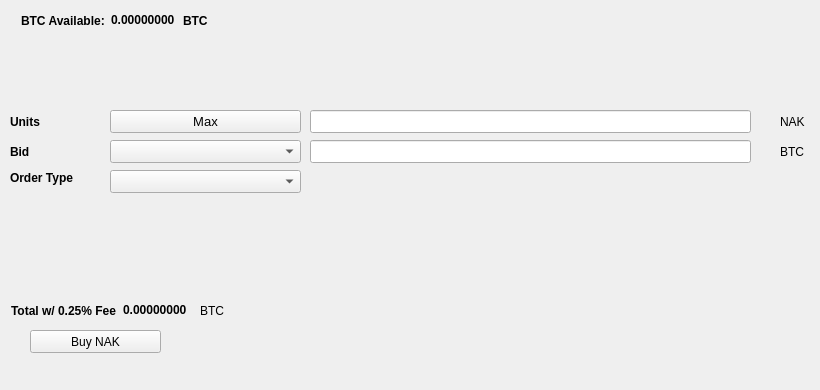
   <widget class="QWidget" name="BuyTab">
    <attribute name="title">
     <string>Buy</string>
    </attribute>
    <widget class="QPushButton" name="BuyNAK">
     <property name="geometry">
      <rect>
       <x>30</x>
       <y>330</y>
       <width>131</width>
       <height>23</height>
      </rect>
     </property>
     <property name="text">
      <string>Buy NAK</string>
     </property>
     <property name="icon">
      <iconset resource="../nakas.qrc">
       <normaloff>:/icons/bitcoin</normaloff>:/icons/bitcoin</iconset>
     </property>
    </widget>
    <widget class="QLabel" name="label_3">
     <property name="geometry">
      <rect>
       <x>10</x>
       <y>110</y>
       <width>46</width>
       <height>23</height>
      </rect>
     </property>
     <property name="font">
      <font>
       <weight>75</weight>
       <bold>true</bold>
      </font>
     </property>
     <property name="text">
      <string>Units</string>
     </property>
    </widget>
    <widget class="QLineEdit" name="UnitsInput">
     <property name="geometry">
      <rect>
       <x>310</x>
       <y>110</y>
       <width>441</width>
       <height>23</height>
      </rect>
     </property>
     <property name="font">
      <font>
       <pointsize>9</pointsize>
       <weight>75</weight>
       <bold>true</bold>
      </font>
     </property>
    </widget>
    <widget class="QLineEdit" name="BuyBidPriceEdit">
     <property name="geometry">
      <rect>
       <x>310</x>
       <y>140</y>
       <width>441</width>
       <height>23</height>
      </rect>
     </property>
     <property name="font">
      <font>
       <pointsize>9</pointsize>
       <weight>75</weight>
       <bold>true</bold>
      </font>
     </property>
    </widget>
    <widget class="QLabel" name="label_4">
     <property name="geometry">
      <rect>
       <x>780</x>
       <y>110</y>
       <width>31</width>
       <height>23</height>
      </rect>
     </property>
     <property name="text">
      <string>NAK</string>
     </property>
    </widget>
    <widget class="QLabel" name="label_5">
     <property name="geometry">
      <rect>
       <x>780</x>
       <y>140</y>
       <width>31</width>
       <height>23</height>
      </rect>
     </property>
     <property name="text">
      <string>BTC</string>
     </property>
    </widget>
    <widget class="QLabel" name="label_6">
     <property name="geometry">
      <rect>
       <x>10</x>
       <y>140</y>
       <width>46</width>
       <height>23</height>
      </rect>
     </property>
     <property name="font">
      <font>
       <weight>75</weight>
       <bold>true</bold>
      </font>
     </property>
     <property name="text">
      <string>Bid</string>
     </property>
    </widget>
    <widget class="QLabel" name="label_7">
     <property name="geometry">
      <rect>
       <x>10</x>
       <y>170</y>
       <width>91</width>
       <height>16</height>
      </rect>
     </property>
     <property name="font">
      <font>
       <weight>75</weight>
       <bold>true</bold>
      </font>
     </property>
     <property name="text">
      <string>Order Type</string>
     </property>
    </widget>
    <widget class="QPushButton" name="Buy_Max_Amount">
     <property name="geometry">
      <rect>
       <x>110</x>
       <y>110</y>
       <width>191</width>
       <height>23</height>
      </rect>
     </property>
     <property name="font">
      <font>
       <pointsize>10</pointsize>
      </font>
     </property>
     <property name="text">
      <string>Max</string>
     </property>
    </widget>
    <widget class="QComboBox" name="BuyBidcomboBox">
     <property name="geometry">
      <rect>
       <x>110</x>
       <y>140</y>
       <width>191</width>
       <height>23</height>
      </rect>
     </property>
     <property name="font">
      <font>
       <pointsize>10</pointsize>
      </font>
     </property>
    </widget>
    <widget class="QComboBox" name="buyOrdertypeCombo">
     <property name="geometry">
      <rect>
       <x>110</x>
       <y>170</y>
       <width>191</width>
       <height>23</height>
      </rect>
     </property>
     <property name="font">
      <font>
       <pointsize>10</pointsize>
      </font>
     </property>
    </widget>
    <widget class="QWidget" name="layoutWidget1">
     <property name="geometry">
      <rect>
       <x>21</x>
       <y>11</y>
       <width>227</width>
       <height>19</height>
      </rect>
     </property>
     <layout class="QHBoxLayout" name="horizontalLayout_3">
      <item>
       <widget class="QLabel" name="label232">
        <property name="font">
         <font>
          <weight>75</weight>
          <bold>true</bold>
         </font>
        </property>
        <property name="text">
         <string>BTC Available:</string>
        </property>
       </widget>
      </item>
      <item>
       <widget class="QLabel" name="BtcAvailableLbl">
        <property name="palette">
         <palette>
          <active>
           <colorrole role="WindowText">
            <brush brushstyle="SolidPattern">
             <color alpha="255">
              <red>0</red>
              <green>0</green>
              <blue>0</blue>
             </color>
            </brush>
           </colorrole>
           <colorrole role="Button">
            <brush brushstyle="SolidPattern">
             <color alpha="255">
              <red>0</red>
              <green>170</green>
              <blue>0</blue>
             </color>
            </brush>
           </colorrole>
           <colorrole role="Light">
            <brush brushstyle="SolidPattern">
             <color alpha="255">
              <red>0</red>
              <green>255</green>
              <blue>0</blue>
             </color>
            </brush>
           </colorrole>
           <colorrole role="Midlight">
            <brush brushstyle="SolidPattern">
             <color alpha="255">
              <red>0</red>
              <green>212</green>
              <blue>0</blue>
             </color>
            </brush>
           </colorrole>
           <colorrole role="Dark">
            <brush brushstyle="SolidPattern">
             <color alpha="255">
              <red>0</red>
              <green>85</green>
              <blue>0</blue>
             </color>
            </brush>
           </colorrole>
           <colorrole role="Mid">
            <brush brushstyle="SolidPattern">
             <color alpha="255">
              <red>0</red>
              <green>113</green>
              <blue>0</blue>
             </color>
            </brush>
           </colorrole>
           <colorrole role="Text">
            <brush brushstyle="SolidPattern">
             <color alpha="255">
              <red>0</red>
              <green>170</green>
              <blue>0</blue>
             </color>
            </brush>
           </colorrole>
           <colorrole role="BrightText">
            <brush brushstyle="SolidPattern">
             <color alpha="255">
              <red>255</red>
              <green>255</green>
              <blue>255</blue>
             </color>
            </brush>
           </colorrole>
           <colorrole role="ButtonText">
            <brush brushstyle="SolidPattern">
             <color alpha="255">
              <red>0</red>
              <green>0</green>
              <blue>0</blue>
             </color>
            </brush>
           </colorrole>
           <colorrole role="Base">
            <brush brushstyle="SolidPattern">
             <color alpha="255">
              <red>255</red>
              <green>255</green>
              <blue>255</blue>
             </color>
            </brush>
           </colorrole>
           <colorrole role="Window">
            <brush brushstyle="SolidPattern">
             <color alpha="255">
              <red>0</red>
              <green>170</green>
              <blue>0</blue>
             </color>
            </brush>
           </colorrole>
           <colorrole role="Shadow">
            <brush brushstyle="SolidPattern">
             <color alpha="255">
              <red>0</red>
              <green>0</green>
              <blue>0</blue>
             </color>
            </brush>
           </colorrole>
           <colorrole role="AlternateBase">
            <brush brushstyle="SolidPattern">
             <color alpha="255">
              <red>127</red>
              <green>212</green>
              <blue>127</blue>
             </color>
            </brush>
           </colorrole>
           <colorrole role="ToolTipBase">
            <brush brushstyle="SolidPattern">
             <color alpha="255">
              <red>255</red>
              <green>255</green>
              <blue>220</blue>
             </color>
            </brush>
           </colorrole>
           <colorrole role="ToolTipText">
            <brush brushstyle="SolidPattern">
             <color alpha="255">
              <red>0</red>
              <green>0</green>
              <blue>0</blue>
             </color>
            </brush>
           </colorrole>
          </active>
          <inactive>
           <colorrole role="WindowText">
            <brush brushstyle="SolidPattern">
             <color alpha="255">
              <red>0</red>
              <green>0</green>
              <blue>0</blue>
             </color>
            </brush>
           </colorrole>
           <colorrole role="Button">
            <brush brushstyle="SolidPattern">
             <color alpha="255">
              <red>0</red>
              <green>170</green>
              <blue>0</blue>
             </color>
            </brush>
           </colorrole>
           <colorrole role="Light">
            <brush brushstyle="SolidPattern">
             <color alpha="255">
              <red>0</red>
              <green>255</green>
              <blue>0</blue>
             </color>
            </brush>
           </colorrole>
           <colorrole role="Midlight">
            <brush brushstyle="SolidPattern">
             <color alpha="255">
              <red>0</red>
              <green>212</green>
              <blue>0</blue>
             </color>
            </brush>
           </colorrole>
           <colorrole role="Dark">
            <brush brushstyle="SolidPattern">
             <color alpha="255">
              <red>0</red>
              <green>85</green>
              <blue>0</blue>
             </color>
            </brush>
           </colorrole>
           <colorrole role="Mid">
            <brush brushstyle="SolidPattern">
             <color alpha="255">
              <red>0</red>
              <green>113</green>
              <blue>0</blue>
             </color>
            </brush>
           </colorrole>
           <colorrole role="Text">
            <brush brushstyle="SolidPattern">
             <color alpha="255">
              <red>0</red>
              <green>170</green>
              <blue>0</blue>
             </color>
            </brush>
           </colorrole>
           <colorrole role="BrightText">
            <brush brushstyle="SolidPattern">
             <color alpha="255">
              <red>255</red>
              <green>255</green>
              <blue>255</blue>
             </color>
            </brush>
           </colorrole>
           <colorrole role="ButtonText">
            <brush brushstyle="SolidPattern">
             <color alpha="255">
              <red>0</red>
              <green>0</green>
              <blue>0</blue>
             </color>
            </brush>
           </colorrole>
           <colorrole role="Base">
            <brush brushstyle="SolidPattern">
             <color alpha="255">
              <red>255</red>
              <green>255</green>
              <blue>255</blue>
             </color>
            </brush>
           </colorrole>
           <colorrole role="Window">
            <brush brushstyle="SolidPattern">
             <color alpha="255">
              <red>0</red>
              <green>170</green>
              <blue>0</blue>
             </color>
            </brush>
           </colorrole>
           <colorrole role="Shadow">
            <brush brushstyle="SolidPattern">
             <color alpha="255">
              <red>0</red>
              <green>0</green>
              <blue>0</blue>
             </color>
            </brush>
           </colorrole>
           <colorrole role="AlternateBase">
            <brush brushstyle="SolidPattern">
             <color alpha="255">
              <red>127</red>
              <green>212</green>
              <blue>127</blue>
             </color>
            </brush>
           </colorrole>
           <colorrole role="ToolTipBase">
            <brush brushstyle="SolidPattern">
             <color alpha="255">
              <red>255</red>
              <green>255</green>
              <blue>220</blue>
             </color>
            </brush>
           </colorrole>
           <colorrole role="ToolTipText">
            <brush brushstyle="SolidPattern">
             <color alpha="255">
              <red>0</red>
              <green>0</green>
              <blue>0</blue>
             </color>
            </brush>
           </colorrole>
          </inactive>
          <disabled>
           <colorrole role="WindowText">
            <brush brushstyle="SolidPattern">
             <color alpha="255">
              <red>0</red>
              <green>85</green>
              <blue>0</blue>
             </color>
            </brush>
           </colorrole>
           <colorrole role="Button">
            <brush brushstyle="SolidPattern">
             <color alpha="255">
              <red>0</red>
              <green>170</green>
              <blue>0</blue>
             </color>
            </brush>
           </colorrole>
           <colorrole role="Light">
            <brush brushstyle="SolidPattern">
             <color alpha="255">
              <red>0</red>
              <green>255</green>
              <blue>0</blue>
             </color>
            </brush>
           </colorrole>
           <colorrole role="Midlight">
            <brush brushstyle="SolidPattern">
             <color alpha="255">
              <red>0</red>
              <green>212</green>
              <blue>0</blue>
             </color>
            </brush>
           </colorrole>
           <colorrole role="Dark">
            <brush brushstyle="SolidPattern">
             <color alpha="255">
              <red>0</red>
              <green>85</green>
              <blue>0</blue>
             </color>
            </brush>
           </colorrole>
           <colorrole role="Mid">
            <brush brushstyle="SolidPattern">
             <color alpha="255">
              <red>0</red>
              <green>113</green>
              <blue>0</blue>
             </color>
            </brush>
           </colorrole>
           <colorrole role="Text">
            <brush brushstyle="SolidPattern">
             <color alpha="255">
              <red>0</red>
              <green>85</green>
              <blue>0</blue>
             </color>
            </brush>
           </colorrole>
           <colorrole role="BrightText">
            <brush brushstyle="SolidPattern">
             <color alpha="255">
              <red>255</red>
              <green>255</green>
              <blue>255</blue>
             </color>
            </brush>
           </colorrole>
           <colorrole role="ButtonText">
            <brush brushstyle="SolidPattern">
             <color alpha="255">
              <red>0</red>
              <green>85</green>
              <blue>0</blue>
             </color>
            </brush>
           </colorrole>
           <colorrole role="Base">
            <brush brushstyle="SolidPattern">
             <color alpha="255">
              <red>0</red>
              <green>170</green>
              <blue>0</blue>
             </color>
            </brush>
           </colorrole>
           <colorrole role="Window">
            <brush brushstyle="SolidPattern">
             <color alpha="255">
              <red>0</red>
              <green>170</green>
              <blue>0</blue>
             </color>
            </brush>
           </colorrole>
           <colorrole role="Shadow">
            <brush brushstyle="SolidPattern">
             <color alpha="255">
              <red>0</red>
              <green>0</green>
              <blue>0</blue>
             </color>
            </brush>
           </colorrole>
           <colorrole role="AlternateBase">
            <brush brushstyle="SolidPattern">
             <color alpha="255">
              <red>0</red>
              <green>170</green>
              <blue>0</blue>
             </color>
            </brush>
           </colorrole>
           <colorrole role="ToolTipBase">
            <brush brushstyle="SolidPattern">
             <color alpha="255">
              <red>255</red>
              <green>255</green>
              <blue>220</blue>
             </color>
            </brush>
           </colorrole>
           <colorrole role="ToolTipText">
            <brush brushstyle="SolidPattern">
             <color alpha="255">
              <red>0</red>
              <green>0</green>
              <blue>0</blue>
             </color>
            </brush>
           </colorrole>
          </disabled>
         </palette>
        </property>
        <property name="font">
         <font>
          <weight>75</weight>
          <bold>true</bold>
         </font>
        </property>
        <property name="text">
         <string>0.00000000</string>
        </property>
        <property name="textInteractionFlags">
         <set>Qt::LinksAccessibleByMouse|Qt::TextSelectableByKeyboard|Qt::TextSelectableByMouse</set>
        </property>
       </widget>
      </item>
      <item>
       <widget class="QLabel" name="BtcAvailableLbl_2">
        <property name="font">
         <font>
          <weight>75</weight>
          <bold>true</bold>
         </font>
        </property>
        <property name="text">
         <string>BTC</string>
        </property>
       </widget>
      </item>
     </layout>
    </widget>
    <widget class="QWidget" name="layoutWidge2">
     <property name="geometry">
      <rect>
       <x>11</x>
       <y>301</y>
       <width>259</width>
       <height>19</height>
      </rect>
     </property>
     <layout class="QHBoxLayout" name="horizontalLayout_4">
      <item>
       <widget class="QLabel" name="label_9">
        <property name="font">
         <font>
          <weight>75</weight>
          <bold>true</bold>
         </font>
        </property>
        <property name="text">
         <string>Total w/ 0.25% Fee</string>
        </property>
       </widget>
      </item>
      <item>
       <widget class="QLabel" name="BuyCostLabel">
        <property name="palette">
         <palette>
          <active>
           <colorrole role="WindowText">
            <brush brushstyle="SolidPattern">
             <color alpha="255">
              <red>0</red>
              <green>0</green>
              <blue>0</blue>
             </color>
            </brush>
           </colorrole>
           <colorrole role="Button">
            <brush brushstyle="SolidPattern">
             <color alpha="255">
              <red>0</red>
              <green>170</green>
              <blue>0</blue>
             </color>
            </brush>
           </colorrole>
           <colorrole role="Light">
            <brush brushstyle="SolidPattern">
             <color alpha="255">
              <red>0</red>
              <green>255</green>
              <blue>0</blue>
             </color>
            </brush>
           </colorrole>
           <colorrole role="Midlight">
            <brush brushstyle="SolidPattern">
             <color alpha="255">
              <red>0</red>
              <green>212</green>
              <blue>0</blue>
             </color>
            </brush>
           </colorrole>
           <colorrole role="Dark">
            <brush brushstyle="SolidPattern">
             <color alpha="255">
              <red>0</red>
              <green>85</green>
              <blue>0</blue>
             </color>
            </brush>
           </colorrole>
           <colorrole role="Mid">
            <brush brushstyle="SolidPattern">
             <color alpha="255">
              <red>0</red>
              <green>113</green>
              <blue>0</blue>
             </color>
            </brush>
           </colorrole>
           <colorrole role="Text">
            <brush brushstyle="SolidPattern">
             <color alpha="255">
              <red>0</red>
              <green>170</green>
              <blue>0</blue>
             </color>
            </brush>
           </colorrole>
           <colorrole role="BrightText">
            <brush brushstyle="SolidPattern">
             <color alpha="255">
              <red>255</red>
              <green>255</green>
              <blue>255</blue>
             </color>
            </brush>
           </colorrole>
           <colorrole role="ButtonText">
            <brush brushstyle="SolidPattern">
             <color alpha="255">
              <red>0</red>
              <green>0</green>
              <blue>0</blue>
             </color>
            </brush>
           </colorrole>
           <colorrole role="Base">
            <brush brushstyle="SolidPattern">
             <color alpha="255">
              <red>255</red>
              <green>255</green>
              <blue>255</blue>
             </color>
            </brush>
           </colorrole>
           <colorrole role="Window">
            <brush brushstyle="SolidPattern">
             <color alpha="255">
              <red>0</red>
              <green>170</green>
              <blue>0</blue>
             </color>
            </brush>
           </colorrole>
           <colorrole role="Shadow">
            <brush brushstyle="SolidPattern">
             <color alpha="255">
              <red>0</red>
              <green>0</green>
              <blue>0</blue>
             </color>
            </brush>
           </colorrole>
           <colorrole role="AlternateBase">
            <brush brushstyle="SolidPattern">
             <color alpha="255">
              <red>127</red>
              <green>212</green>
              <blue>127</blue>
             </color>
            </brush>
           </colorrole>
           <colorrole role="ToolTipBase">
            <brush brushstyle="SolidPattern">
             <color alpha="255">
              <red>255</red>
              <green>255</green>
              <blue>220</blue>
             </color>
            </brush>
           </colorrole>
           <colorrole role="ToolTipText">
            <brush brushstyle="SolidPattern">
             <color alpha="255">
              <red>0</red>
              <green>0</green>
              <blue>0</blue>
             </color>
            </brush>
           </colorrole>
          </active>
          <inactive>
           <colorrole role="WindowText">
            <brush brushstyle="SolidPattern">
             <color alpha="255">
              <red>0</red>
              <green>0</green>
              <blue>0</blue>
             </color>
            </brush>
           </colorrole>
           <colorrole role="Button">
            <brush brushstyle="SolidPattern">
             <color alpha="255">
              <red>0</red>
              <green>170</green>
              <blue>0</blue>
             </color>
            </brush>
           </colorrole>
           <colorrole role="Light">
            <brush brushstyle="SolidPattern">
             <color alpha="255">
              <red>0</red>
              <green>255</green>
              <blue>0</blue>
             </color>
            </brush>
           </colorrole>
           <colorrole role="Midlight">
            <brush brushstyle="SolidPattern">
             <color alpha="255">
              <red>0</red>
              <green>212</green>
              <blue>0</blue>
             </color>
            </brush>
           </colorrole>
           <colorrole role="Dark">
            <brush brushstyle="SolidPattern">
             <color alpha="255">
              <red>0</red>
              <green>85</green>
              <blue>0</blue>
             </color>
            </brush>
           </colorrole>
           <colorrole role="Mid">
            <brush brushstyle="SolidPattern">
             <color alpha="255">
              <red>0</red>
              <green>113</green>
              <blue>0</blue>
             </color>
            </brush>
           </colorrole>
           <colorrole role="Text">
            <brush brushstyle="SolidPattern">
             <color alpha="255">
              <red>0</red>
              <green>170</green>
              <blue>0</blue>
             </color>
            </brush>
           </colorrole>
           <colorrole role="BrightText">
            <brush brushstyle="SolidPattern">
             <color alpha="255">
              <red>255</red>
              <green>255</green>
              <blue>255</blue>
             </color>
            </brush>
           </colorrole>
           <colorrole role="ButtonText">
            <brush brushstyle="SolidPattern">
             <color alpha="255">
              <red>0</red>
              <green>0</green>
              <blue>0</blue>
             </color>
            </brush>
           </colorrole>
           <colorrole role="Base">
            <brush brushstyle="SolidPattern">
             <color alpha="255">
              <red>255</red>
              <green>255</green>
              <blue>255</blue>
             </color>
            </brush>
           </colorrole>
           <colorrole role="Window">
            <brush brushstyle="SolidPattern">
             <color alpha="255">
              <red>0</red>
              <green>170</green>
              <blue>0</blue>
             </color>
            </brush>
           </colorrole>
           <colorrole role="Shadow">
            <brush brushstyle="SolidPattern">
             <color alpha="255">
              <red>0</red>
              <green>0</green>
              <blue>0</blue>
             </color>
            </brush>
           </colorrole>
           <colorrole role="AlternateBase">
            <brush brushstyle="SolidPattern">
             <color alpha="255">
              <red>127</red>
              <green>212</green>
              <blue>127</blue>
             </color>
            </brush>
           </colorrole>
           <colorrole role="ToolTipBase">
            <brush brushstyle="SolidPattern">
             <color alpha="255">
              <red>255</red>
              <green>255</green>
              <blue>220</blue>
             </color>
            </brush>
           </colorrole>
           <colorrole role="ToolTipText">
            <brush brushstyle="SolidPattern">
             <color alpha="255">
              <red>0</red>
              <green>0</green>
              <blue>0</blue>
             </color>
            </brush>
           </colorrole>
          </inactive>
          <disabled>
           <colorrole role="WindowText">
            <brush brushstyle="SolidPattern">
             <color alpha="255">
              <red>0</red>
              <green>85</green>
              <blue>0</blue>
             </color>
            </brush>
           </colorrole>
           <colorrole role="Button">
            <brush brushstyle="SolidPattern">
             <color alpha="255">
              <red>0</red>
              <green>170</green>
              <blue>0</blue>
             </color>
            </brush>
           </colorrole>
           <colorrole role="Light">
            <brush brushstyle="SolidPattern">
             <color alpha="255">
              <red>0</red>
              <green>255</green>
              <blue>0</blue>
             </color>
            </brush>
           </colorrole>
           <colorrole role="Midlight">
            <brush brushstyle="SolidPattern">
             <color alpha="255">
              <red>0</red>
              <green>212</green>
              <blue>0</blue>
             </color>
            </brush>
           </colorrole>
           <colorrole role="Dark">
            <brush brushstyle="SolidPattern">
             <color alpha="255">
              <red>0</red>
              <green>85</green>
              <blue>0</blue>
             </color>
            </brush>
           </colorrole>
           <colorrole role="Mid">
            <brush brushstyle="SolidPattern">
             <color alpha="255">
              <red>0</red>
              <green>113</green>
              <blue>0</blue>
             </color>
            </brush>
           </colorrole>
           <colorrole role="Text">
            <brush brushstyle="SolidPattern">
             <color alpha="255">
              <red>0</red>
              <green>85</green>
              <blue>0</blue>
             </color>
            </brush>
           </colorrole>
           <colorrole role="BrightText">
            <brush brushstyle="SolidPattern">
             <color alpha="255">
              <red>255</red>
              <green>255</green>
              <blue>255</blue>
             </color>
            </brush>
           </colorrole>
           <colorrole role="ButtonText">
            <brush brushstyle="SolidPattern">
             <color alpha="255">
              <red>0</red>
              <green>85</green>
              <blue>0</blue>
             </color>
            </brush>
           </colorrole>
           <colorrole role="Base">
            <brush brushstyle="SolidPattern">
             <color alpha="255">
              <red>0</red>
              <green>170</green>
              <blue>0</blue>
             </color>
            </brush>
           </colorrole>
           <colorrole role="Window">
            <brush brushstyle="SolidPattern">
             <color alpha="255">
              <red>0</red>
              <green>170</green>
              <blue>0</blue>
             </color>
            </brush>
           </colorrole>
           <colorrole role="Shadow">
            <brush brushstyle="SolidPattern">
             <color alpha="255">
              <red>0</red>
              <green>0</green>
              <blue>0</blue>
             </color>
            </brush>
           </colorrole>
           <colorrole role="AlternateBase">
            <brush brushstyle="SolidPattern">
             <color alpha="255">
              <red>0</red>
              <green>170</green>
              <blue>0</blue>
             </color>
            </brush>
           </colorrole>
           <colorrole role="ToolTipBase">
            <brush brushstyle="SolidPattern">
             <color alpha="255">
              <red>255</red>
              <green>255</green>
              <blue>220</blue>
             </color>
            </brush>
           </colorrole>
           <colorrole role="ToolTipText">
            <brush brushstyle="SolidPattern">
             <color alpha="255">
              <red>0</red>
              <green>0</green>
              <blue>0</blue>
             </color>
            </brush>
           </colorrole>
          </disabled>
         </palette>
        </property>
        <property name="font">
         <font>
          <weight>75</weight>
          <bold>true</bold>
         </font>
        </property>
        <property name="autoFillBackground">
         <bool>false</bool>
        </property>
        <property name="text">
         <string>0.00000000</string>
        </property>
        <property name="textInteractionFlags">
         <set>Qt::LinksAccessibleByMouse|Qt::TextSelectableByMouse</set>
        </property>
       </widget>
      </item>
      <item>
       <widget class="QLabel" name="label_10">
        <property name="font">
         <font>
          <weight>50</weight>
          <bold>false</bold>
         </font>
        </property>
        <property name="text">
         <string>BTC</string>
        </property>
       </widget>
      </item>
     </layout>
    </widget>
    <widget class="QLabel" name="label_24">
     <property name="geometry">
      <rect>
       <x>460</x>
       <y>300</y>
       <width>281</width>
       <height>81</height>
      </rect>
     </property>
     <property name="text">
      <string/>
     </property>
     <property name="pixmap">
      <pixmap>:/images/bittrex</pixmap>
     </property>
    </widget>
   </widget>
